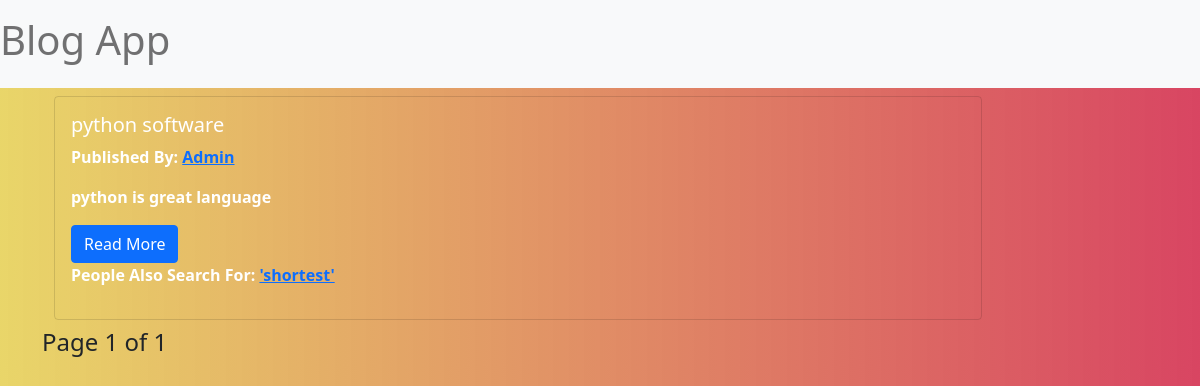
The app's page /tags/python/ with its own data.
### blogapp/models.py (models this page shows)
class Post(models.Model):
    status_choices=(('draft','Draft'),('published','Published'))
    title=models.CharField(max_length=256)
    slug=models.SlugField(max_length=256,unique_for_date='publish')
    author=models.ForeignKey(User,related_name='blogapp_posts',on_delete=models.CASCADE)
    body=models.TextField()
    publish=models.DateTimeField(default=timezone.now)
    created=models.DateTimeField(auto_now_add=True)
    updated=models.DateTimeField(auto_now=True)
    status=models.CharField(max_length=10,choices=status_choices,default='draft')
    tags=TaggableManager()
    def get_absolute_url(self):
        return reverse('detail',args=[self.publish.year,self.publish.strftime('%m'),self.publish.strftime("%d"),self.slug])

### blogapp/views.py (the view)
# urls.py: path('',views.post_list_view),
def post_list_view(request,slug=None):
    post_list=Post.objects.all()
    tag=None
    if slug:
        tag=get_object_or_404(Tag,slug=slug)
        post_list=post_list.filter(body__contains=slug)
    paginator=Paginator(post_list,2)
    page_number=request.GET.get('page')
    try:
        post_list=paginator.page(page_number)
    except PageNotAnInteger:
        post_list=paginator.page(1)
    except EmptyPage:
        post_list=paginator.page(paginator.num_pages)
    return render(request,'post_list.html',{'postlist':post_list,'tag':tag})

### blogapp/templates/post_list.html (shortened to what this page needs)
{%extends 'base.html'%}
{%block body%}
{%for post in postlist%}
<strong><div class="container my-2">
    <div class="card" style="width: 58rem;background: transparent; color:white;">
        <div class="card-body">
            <h5>{{post.title}}</h5>
            <p class="card-text">Published By: <a href="{{post.get_absolute_url}}">{{post.author|title}}</a></p>
            <p class="card-text">{{post.body|truncatewords:15|linebreaks}}</p>
            <a href="{{post.get_absolute_url}}" class="btn btn-primary">Read More</a>
            <p>People Also Search For:
                {%for tag in post.tags.all%}
                <a href="/tags/{{tag.slug}}/">{{tag.name}}</a>
                {%endfor%}
            </p>
        </div>
    </div>
</div></strong>
{%endfor%}
{%include 'pagination.html' with page=postlist%}
{%endblock%}

### blogapp/templates/base.html (style rules this page uses)
body { background: linear-gradient(to right,rgba(218, 186, 5, 0.6),rgba(212, 49, 81, 0.9)); }

### records on screen
Post: title "python software", author "Admin", body "python is great language"
Tag: name "'shortest'"

### other values on screen
{{ page.number }} "1"
{{ page.paginator.num_pages }} "1"
